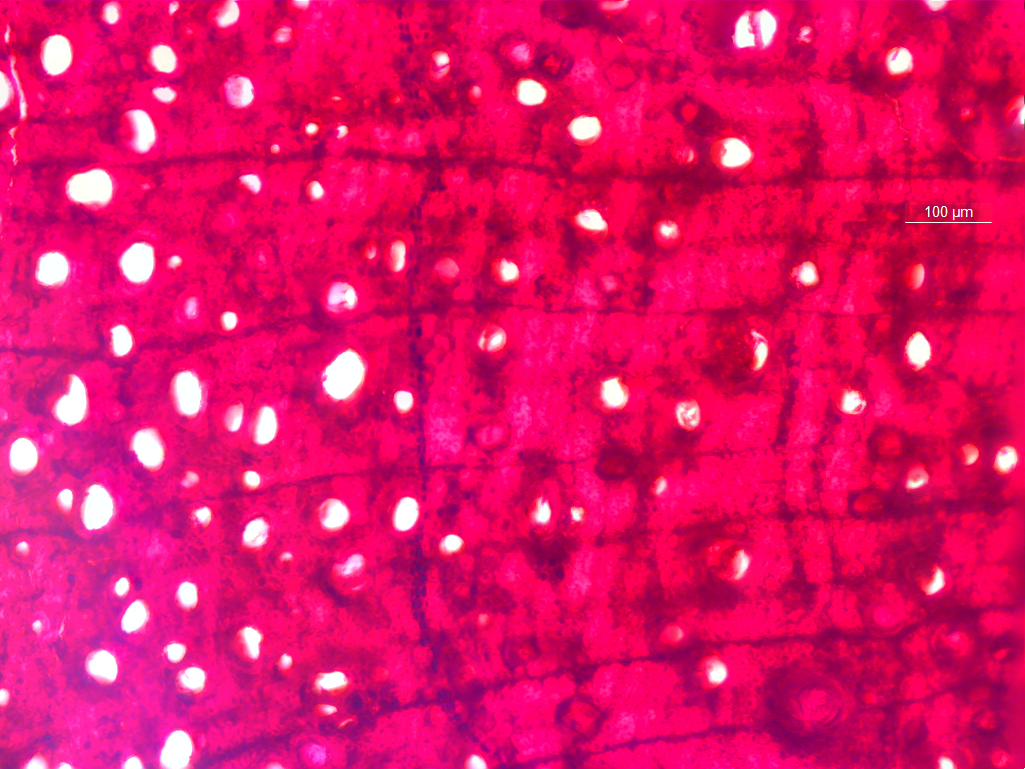
#> input picture 10x/GUNDA_ACC_T20_1_10x.png, 1025 x 769 px
$ python -i segment.py   (imports and definitions only)
#> lines starting #> are read from the running program, lines starting #| are printed output that depends on the picture
### vessel_morphometry/find_bar.py
import numpy as np
from PIL import Image
from skimage.measure import label, regionprops


def white_mask(img, min_channel=170, max_sat=45):
    R, G, B = img[..., 0].astype(int), img[..., 1].astype(int), img[..., 2].astype(int)
    mn = np.minimum(np.minimum(R, G), B)
    mx = np.maximum(np.maximum(R, G), B)
    return (mn > min_channel) & ((mx - mn) < max_sat)


def find_scale_bar(img, min_len=40, max_thick=6, min_aspect=8, min_extent=0.7):
    """Return dict for the most bar-like white component, or None.

    The bar is long, thin, solid, and shorter than a full image border.
    Works for vertical or horizontal bars; orientation falls out of the bbox.
    """
    H, W = img.shape[:2]
    lab = label(white_mask(img))
    best = None
    for p in regionprops(lab):
        r0, c0, r1, c1 = p.bbox
        h, w = r1 - r0, c1 - c0
        long_, short_ = max(h, w), min(h, w)
        if short_ == 0:
            short_ = 1
        if (long_ >= min_len and short_ <= max_thick
                and long_ / short_ >= min_aspect
                and p.extent >= min_extent
                and long_ < 0.9 * (H if h > w else W)):  # exclude full borders (bar's own axis)
            if best is None or long_ > best["length_px"]:
                best = {"length_px": int(long_),
                        "orientation": "vertical" if h > w else "horizontal",
                        "bbox": (r0, c0, r1, c1),
                        "thickness_px": int(short_),
                        "extent": round(float(p.extent), 3)}
    return best


# [12 lines that do not run on import are left out]

### vessel_morphometry/segment.py
"""Turn a stained cross-section into a labelled image of vessel lumens.

The tissue is always magenta (high red and blue, but LOW green). The lumens,
though, photograph in two different colours from plate to plate, and no single
channel separates both cleanly:

  * CYAN lumens (high green + blue, LOW red). Use **clip(green - red)**:
    subtracting red suppresses non-green (bluish) tissue texture, so cyan plates
    stay clean. But it COLLAPSES on white lumens - there green ~= red, so
    green - red ~= 0, Otsu fails, and the plate returns almost no vessels.
  * WHITE lumens (high in every channel). Use **min(green, blue)**: it stays high
    for white (and cyan) lumens and low for magenta tissue. But on cyan/blue-dense
    plates it ALSO passes bluish tissue texture and badly over-segments.

So the channel is chosen PER PLATE from the vessels' colour (see choose_channel):
white lumens -> min(G, B), cyan lumens -> clip(G - R). Everything downstream
(annotation blanking, Otsu, opening, fill, noise floor) is identical either way.

Only a small FIXED pixel noise floor is applied here; the biological size window
lives in measure.py, where microns-per-pixel is known.
"""
from __future__ import annotations

import cv2
import numpy as np
from scipy import ndimage as ndi
from skimage.feature import peak_local_max
from skimage.filters import threshold_otsu
from skimage.measure import label
from skimage.morphology import disk, opening
from skimage.segmentation import watershed

from . import config
from .config import Params
from .find_bar import find_scale_bar

# Blanking of the scale-bar annotation: pad this many pixels around the bar (its
# thin axis) and reach this far toward the image interior to cover the adjacent
# "<N> µm" label. White label text is pixel-identical to a white lumen, so only
# location can reject it.
_BAR_PAD_PX = 15
_LABEL_REACH_PX = 90


def _bright_red(image_bgr: np.ndarray) -> float:
    """Mean RED of the brightest ~1% of pixels by luminance - a proxy for vessel
    colour, since the lumens are the brightest thing on the slide. White lumens
    score ~254 (high red), cyan lumens ~50-90 (low red).

    Uses `>=` the 99th percentile (not `>`): on plates where a saturated region
    puts more than 1% of pixels at the maximum luminance, a strict `>` selects no
    pixels and the mean is NaN - which would silently misclassify the plate.
    """
    b, g, r = cv2.split(image_bgr.astype(np.float64))
    lum = 0.299 * r + 0.587 * g + 0.114 * b
    return float(r[lum >= np.percentile(lum, 99)].mean())


def choose_channel(image_bgr: np.ndarray) -> str:
    """'min_gb' if the lumens are white, else 'g_minus_r' for cyan lumens.

    Decided by the red level of the brightest pixels: white lumens are red-rich,
    cyan lumens are red-poor (see the module docstring for why each channel suits
    its colour). Recorded per image so QC can split counts by channel.
    """
    return "min_gb" if _bright_red(image_bgr) > config.WHITE_VESSEL_R_THRESHOLD else "g_minus_r"


def vesselness(image_bgr: np.ndarray) -> np.ndarray:
    """Single-channel image: bright lumens high, magenta tissue low.

    The channel is chosen per plate by choose_channel(): min(G, B) for white
    lumens, clip(G - R) for cyan lumens. Tissue is magenta - weak in green - so it
    stays dark either way.
    """
    b, g, r = cv2.split(image_bgr.astype(np.int16))
    if choose_channel(image_bgr) == "min_gb":
        return np.minimum(g, b).astype(np.uint8)      # white lumens
    return np.clip(g - r, 0, 255).astype(np.uint8)    # cyan lumens


def _blank_scale_bar(v: np.ndarray, bar: dict) -> None:
    """Zero out the scale bar and its adjacent label in `v` (in place), so the
    white annotation can never be thresholded into vessels.

    Pads the bar's thin axis by _BAR_PAD_PX and reaches _LABEL_REACH_PX toward the
    image interior (the side the label sits on - away from the margin the bar hugs).
    """
    H, W = v.shape
    r0, c0, r1, c1 = bar["bbox"]
    rr0, rr1 = r0 - _BAR_PAD_PX, r1 + _BAR_PAD_PX
    cc0, cc1 = c0 - _BAR_PAD_PX, c1 + _BAR_PAD_PX
    if bar["orientation"] == "vertical":
        if c0 < W - c1:                 # bar hugs the LEFT edge -> label is to the right
            cc1 += _LABEL_REACH_PX
        else:                           # bar hugs the RIGHT edge -> label is to the left
            cc0 -= _LABEL_REACH_PX
    else:                               # horizontal bar
        if r0 < H - r1:                 # bar hugs the TOP -> label is below
            rr1 += _LABEL_REACH_PX
        else:                           # bar hugs the BOTTOM -> label is above
            rr0 -= _LABEL_REACH_PX
    v[max(0, rr0):min(H, rr1), max(0, cc0):min(W, cc1)] = 0


def segment(image_bgr: np.ndarray, p: Params = Params()) -> np.ndarray:
    """Return an int label image: 0 = background, 1..N = individual vessels."""
    v = vesselness(image_bgr)

    # Blank the scale bar + its label BEFORE thresholding, if one is present.
    bar = find_scale_bar(image_bgr)     # channel-order invariant; safe on BGR
    if bar is not None:
        _blank_scale_bar(v, bar)

    t = p.threshold if p.threshold is not None else threshold_otsu(v)
    mask = v > t
    mask = opening(mask, disk(1))       # remove single-pixel speckle
    mask = ndi.binary_fill_holes(mask)  # make lumens solid

    labels = _split_touching(mask, p) if p.use_watershed else label(mask)
    return _drop_small(labels, p.noise_floor_px)


# [8 lines left out: function _split_touching, not called in this run]


def _drop_small(labels: np.ndarray, min_px: int) -> np.ndarray:
    """Drop connected components smaller than `min_px` and relabel 1..N.

    This is only a FIXED noise floor (stain speckle); biological size limits are
    applied later in measure.py, in microns.
    """
    counts = np.bincount(labels.ravel())
    keep = counts >= min_px
    keep[0] = False                          # background is never a vessel
    return label(keep[labels])

>>> import cv2
>>> picture = cv2.imread('../10x/GUNDA_ACC_T20_1_10x.png')
#> picture is the input picture: shape (769, 1025, 3); mean B, G, R 103.2, 17, 224.4
>>> result = segment(picture)
#> in white_mask, `mn = np.minimum(np.minimum(R, G), B)`:
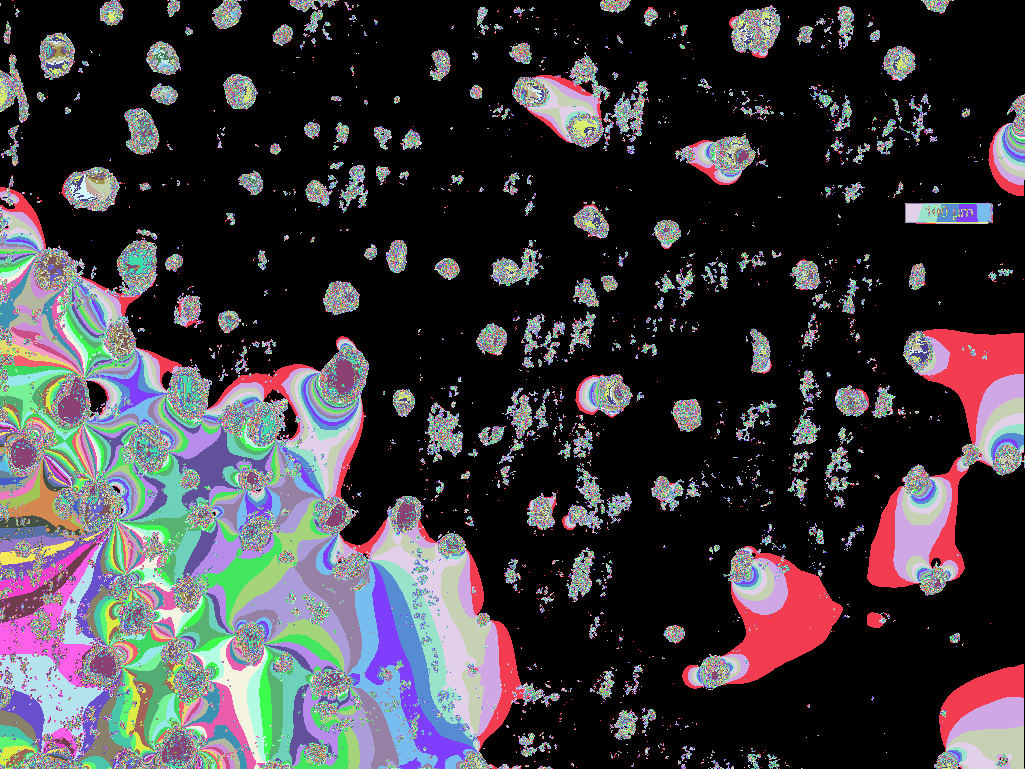
#> mn: shape (769, 1025) int64; 256 distinct labels, from 0 to 255; one colour per label, 0 black
#> in find_scale_bar, `lab = label(white_mask(img))`:
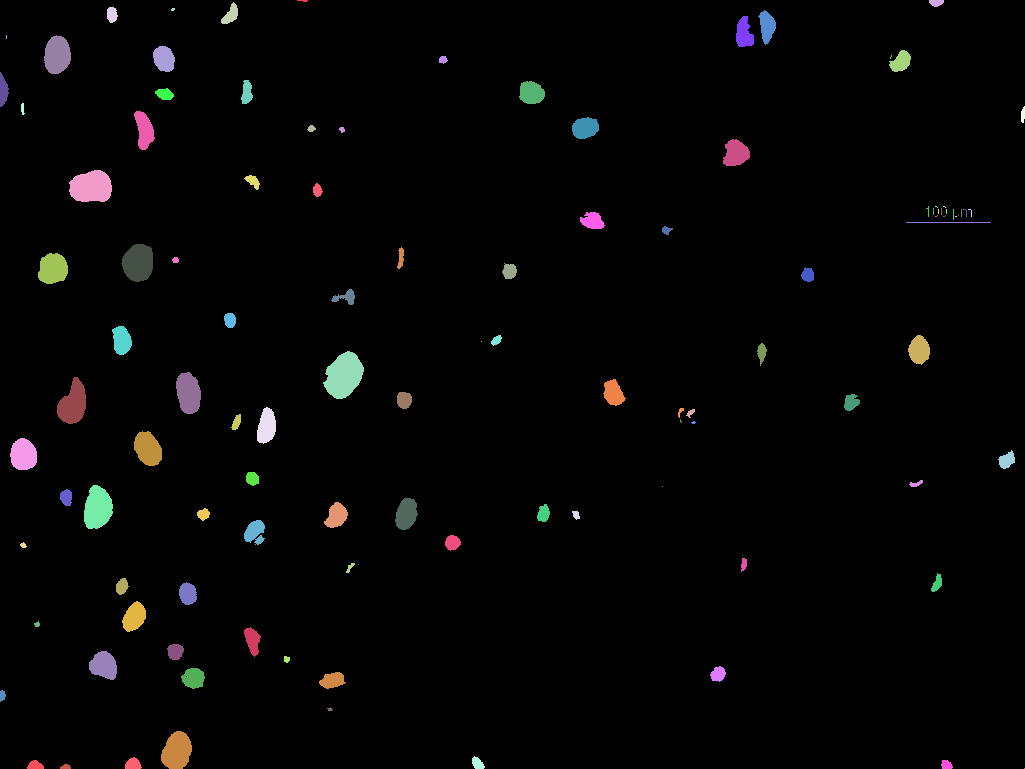
#> lab: shape (769, 1025) int32; 112 distinct labels, from 0 to 111; one colour per label, 0 black
#> the loop in find_scale_bar, `for p in regionprops(lab):` made 111 passes
#> (r0, c0, r1, c1, h, w, long_) on passes 1 to 8: (0, 297, 2, 308, 2, 11, 11), (0, 929, 7, 944, 7, 15, 15), (2, 221, 24, 238, 22, 17, 22), (7, 107, 23, 118, 16, 11, 16), (8, 171, 11, 175, 3, 4, 4), (10, 758, 45, 776, 35, 18, 35), (16, 736, 47, 754, 31, 18, 31), (35, 6, 39, 7, 4, 1, 4)
#> in segment, `bar = find_scale_bar(image_bgr)`: bar = {'length_px': 85, 'orientation': 'horizontal', 'bbox': (222, 906, 223, 991), 'thickness_px': 1, 'extent': 1}
#> in _blank_scale_bar, `r0, c0, r1, c1 = bar["bbox"]`: r0 = 222; c0 = 906; r1 = 223; c1 = 991
#> in _blank_scale_bar, `rr0, rr1 = r0 - _BAR_PAD_PX, r1 + _BAR_PAD_PX`: rr0 = 207; rr1 = 238
#> in _blank_scale_bar, `cc0, cc1 = c0 - _BAR_PAD_PX, c1 + _BAR_PAD_PX`: cc0 = 891; cc1 = 1006
#> in _blank_scale_bar, `rr1 += _LABEL_REACH_PX`: rr1 = 328
#> in segment, `t = p.threshold if p.threshold is not None else threshold_otsu(v)`: t = 111
#> in segment, `labels = _split_touching(mask, p) if p.use_watershed else label(mask)`:
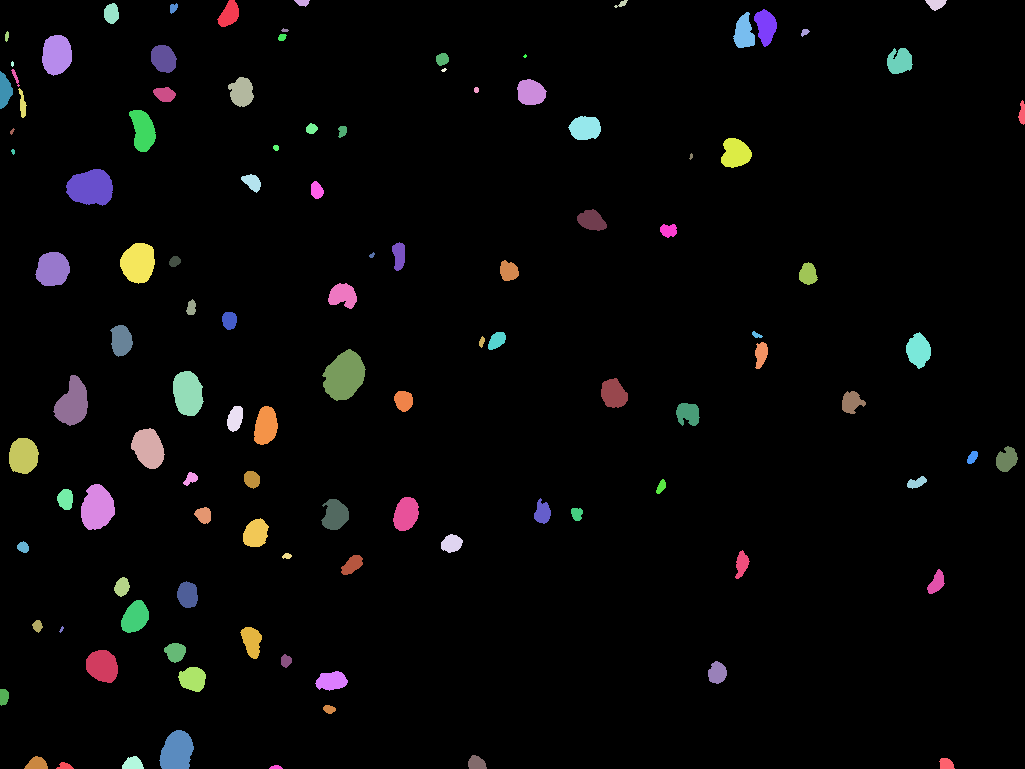
#> labels: shape (769, 1025) int32; 110 distinct labels, from 0 to 109; one colour per label, 0 black
#> in _drop_small, `counts = np.bincount(labels.ravel())`: counts = 110 values, max 750128 at index 0, min 10 at index 17, mean 7165.7
#> in _drop_small, `return label(keep[labels])`:
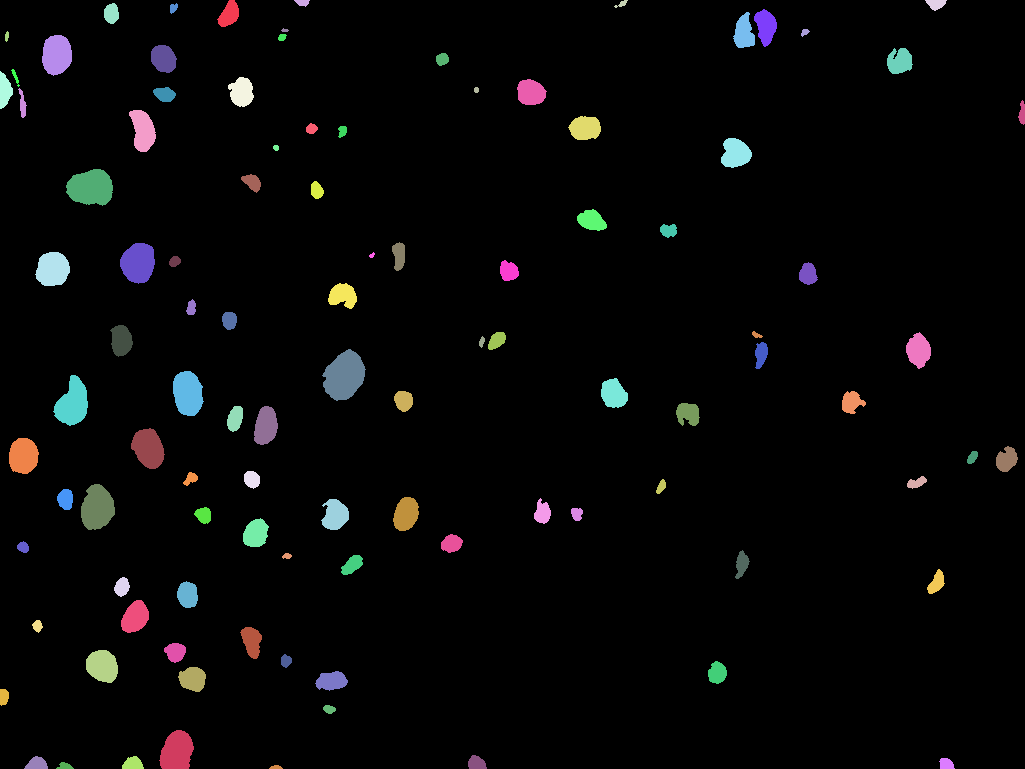
#> returned value: shape (769, 1025) int32; 103 distinct labels, from 0 to 102; one colour per label, 0 black

$ run again, on 10x/GUNDA_ACC_T20_2_10x.png
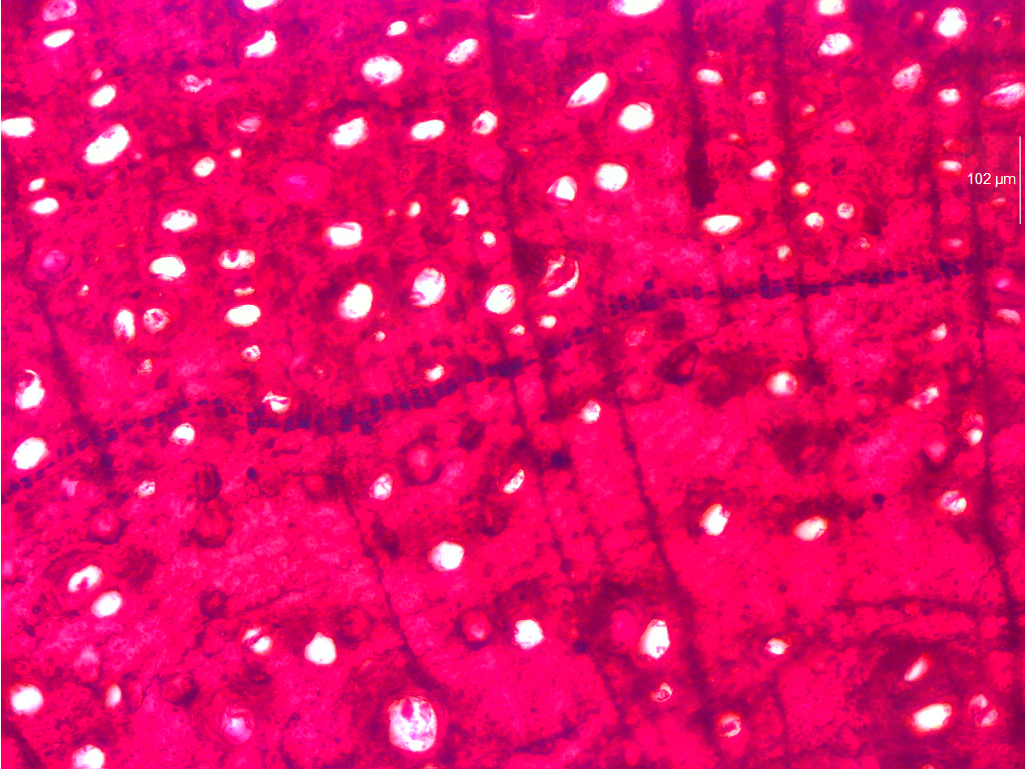
#> input picture 10x/GUNDA_ACC_T20_2_10x.png, 1026 x 769 px
#> picture is the input picture: shape (769, 1026, 3); mean B, G, R 102.2, 13.3, 226.2
#> in white_mask, `R, G, B = img[..., 0].astype(int), img[..., 1].astype(int), img[..., 2..`:
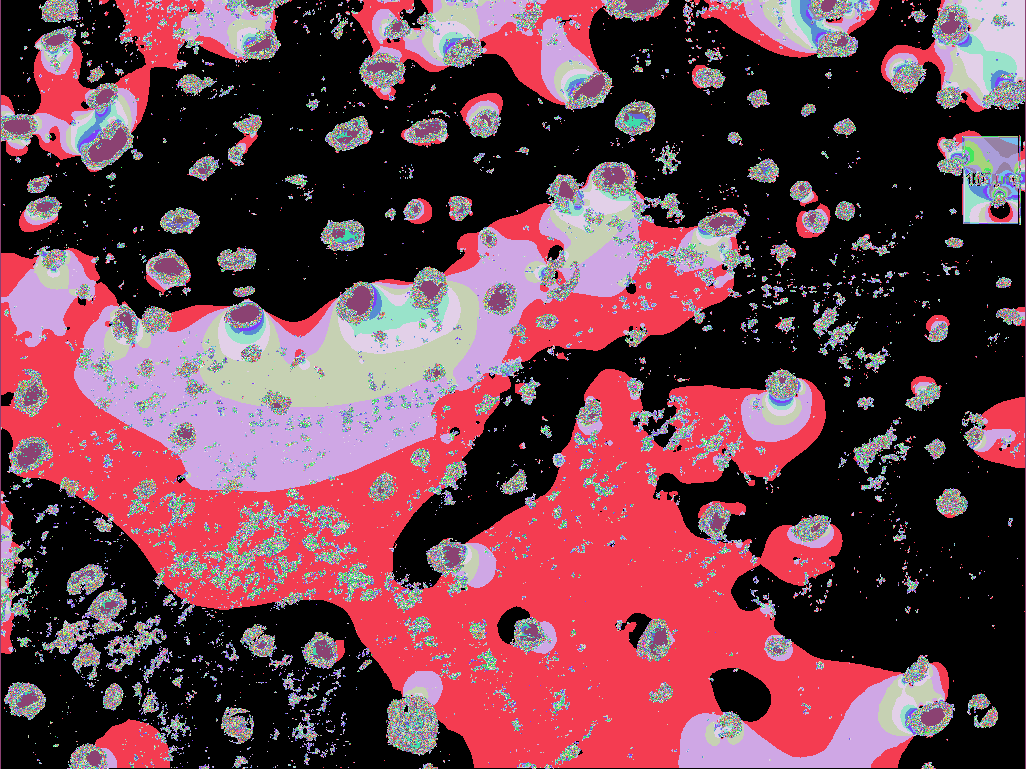
#> G: shape (769, 1026) int64; 256 distinct labels, from 0 to 255; one colour per label, 0 black
#> mn: shape (769, 1026) int64; 256 distinct labels, from 0 to 255
#> lab: shape (769, 1026) int32; 147 distinct labels, from 0 to 146
#> the loop in find_scale_bar, `for p in regionprops(lab):` made 146 passes
#> (r0, c0, r1, c1, h, w, long_) on passes 1 to 8: (0, 0, 769, 33, 769, 33, 769), (0, 244, 9, 273, 9, 29, 29), (0, 621, 14, 661, 14, 40, 40), (0, 820, 13, 841, 13, 21, 21), (0, 1025, 769, 1026, 769, 1, 769), (4, 72, 7, 75, 3, 3, 3), (9, 939, 36, 964, 27, 25, 27), (12, 68, 13, 69, 1, 1, 1)
#> t = 104
#> labels: shape (769, 1026) int32; 123 distinct labels, from 0 to 122
#> counts = 123 values, max 753025 at index 0, min 5 at index 43, mean 6414.6
#> in _drop_small, `return label(keep[labels])`:
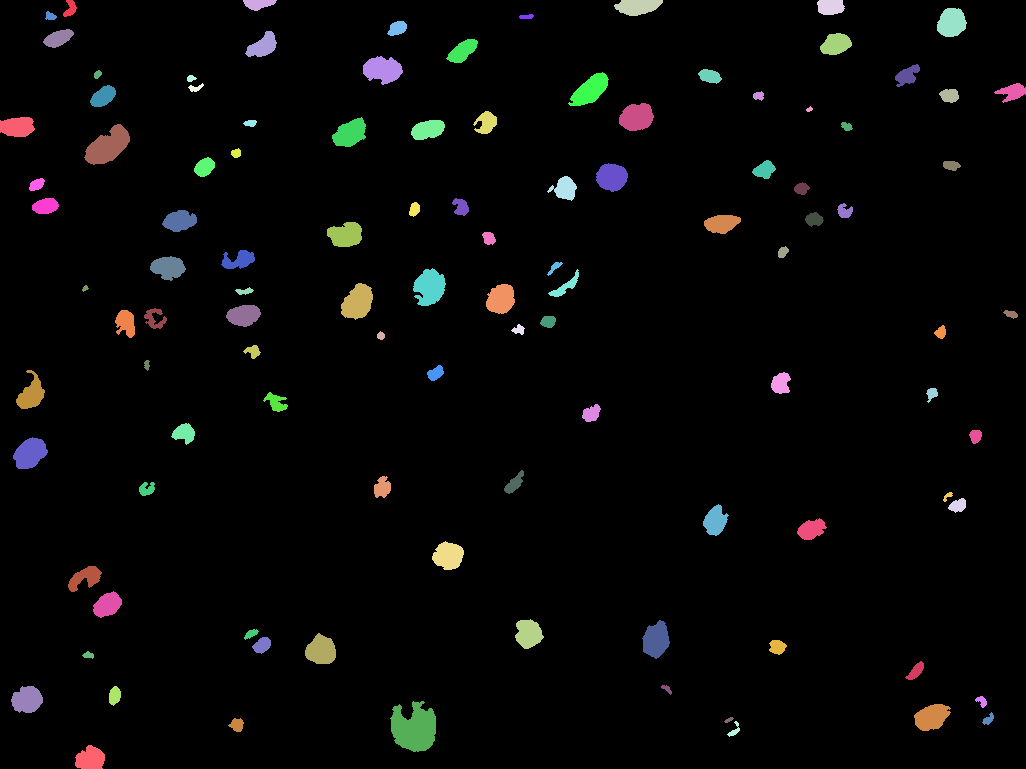
#> returned value: shape (769, 1026) int32; 108 distinct labels, from 0 to 107; one colour per label, 0 black
